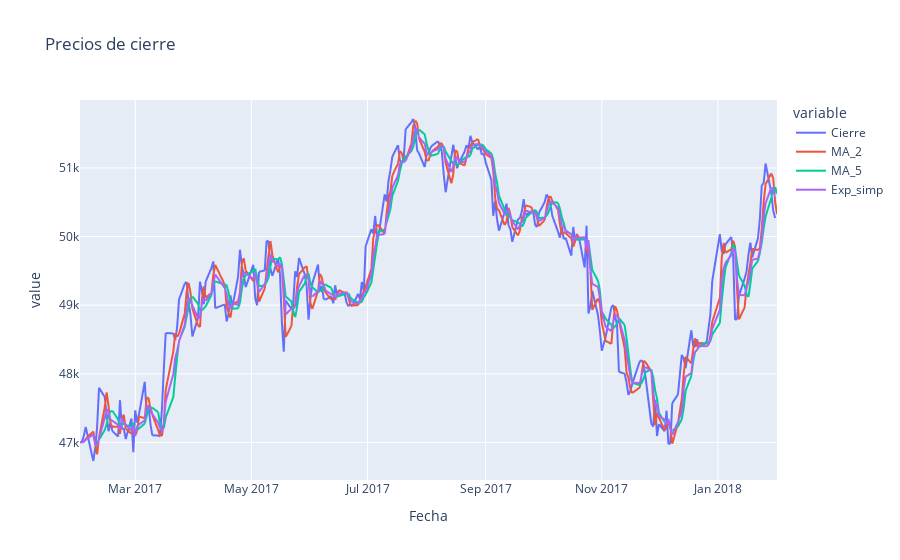

Write notebook code for a chart like this one.
### Code cell
fig = px.line(cierre, x = "Fecha", y = ["Cierre", 'MA_2', 'MA_5', 'Exp_simp'], title = 'Precios de cierre')
fig.show()

### Figure 1 — Plotly figure (JSON) as saved in the notebook; plotly's stock layout.template omitted (floating-point values rounded to 4 significant figures; data arrays with more than 128 entries replaced by an {"elided": "..."} marker saying what was removed)
{"data": [{"hovertemplate": "variable=Cierre<br>Fecha=%{x}<br>value=%{y}<extra></extra>", "legendgroup": "Cierre", "line": {"color": "#636efa", "dash": "solid"}, "marker": {"symbol": "circle"}, "mode": "lines", "name": "Cierre", "showlegend": true, "type": "scattergl", "x": {"elided": "253 str values"}, "xaxis": "x", "y": {"elided": "253 float values"}, "yaxis": "y"}, {"hovertemplate": "variable=MA_2<br>Fecha=%{x}<br>value=%{y}<extra></extra>", "legendgroup": "MA_2", "line": {"color": "#EF553B", "dash": "solid"}, "marker": {"symbol": "circle"}, "mode": "lines", "name": "MA_2", "showlegend": true, "type": "scattergl", "x": {"elided": "253 str values"}, "xaxis": "x", "y": {"elided": "253 float values"}, "yaxis": "y"}, {"hovertemplate": "variable=MA_5<br>Fecha=%{x}<br>value=%{y}<extra></extra>", "legendgroup": "MA_5", "line": {"color": "#00cc96", "dash": "solid"}, "marker": {"symbol": "circle"}, "mode": "lines", "name": "MA_5", "showlegend": true, "type": "scattergl", "x": {"elided": "253 str values"}, "xaxis": "x", "y": {"elided": "253 float values"}, "yaxis": "y"}, {"hovertemplate": "variable=Exp_simp<br>Fecha=%{x}<br>value=%{y}<extra></extra>", "legendgroup": "Exp_simp", "line": {"color": "#ab63fa", "dash": "solid"}, "marker": {"symbol": "circle"}, "mode": "lines", "name": "Exp_simp", "showlegend": true, "type": "scattergl", "x": {"elided": "253 str values"}, "xaxis": "x", "y": {"elided": "253 float values"}, "yaxis": "y"}], "layout": {"legend": {"title": {"text": "variable"}, "tracegroupgap": 0}, "title": {"text": "Precios de cierre"}, "xaxis": {"anchor": "y", "domain": [0, 1], "title": {"text": "Fecha"}}, "yaxis": {"anchor": "x", "domain": [0, 1], "title": {"text": "value"}}}}
